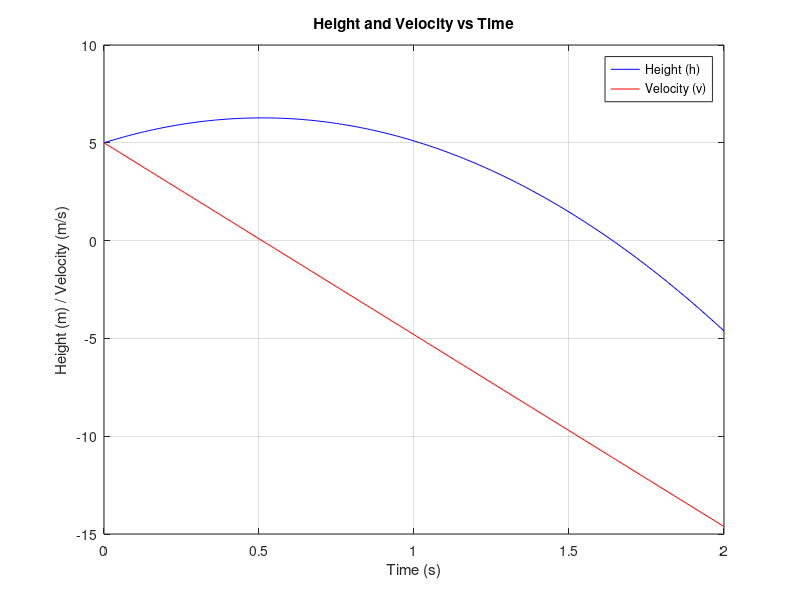

MATLAB code to generate this figure:
% Prompt user for initial height and velocity

h_0 = input("Enter initial height -> ");
v_0 = input("Enter initial velocity -> ");

g = -9.81;
dt = 0.01;

t = 0:dt:2;

h = 0.5 * g * t .^ 2 + v_0 .* t + h_0;
v = g * t + v_0;

% Plots
figure;
plot(t, h, 'b-', 'DisplayName', 'Height (h)');
hold on;
plot(t, v, 'r-', 'DisplayName', 'Velocity (v)');
hold off;
xlabel('Time (s)');
ylabel('Height (m) / Velocity (m/s)');
title('Height and Velocity vs Time');
legend show;
grid on;